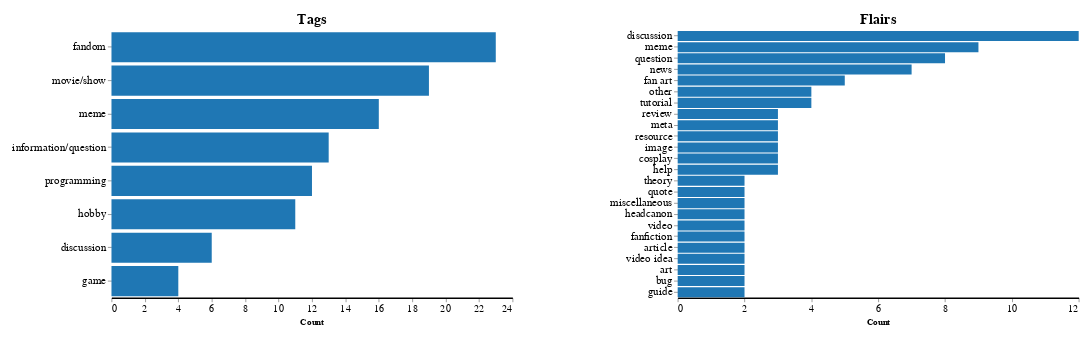

This figure's notebook cell:
### Markdown cell above
## Tags and Flairs

I will count and visualize the tags and flairs of the subreddits that I am subscribed to. It is worth to note that while tags have no missing data since they are annotated by hand, flairs have missing data since some of the subreddits do not have flairs or they have a poor flair system.

Also, I will not use flairs because they are inconsistent, missing, and usually unique to each subreddit. I will use tags instead.

### Code cell
subreddits_df = pd.read_csv("data/final_data/subscribed_subreddits.csv")

# Count the number of each tag from the tags column of the subreddits_df
tag_count_dict = subreddits_df["Tags"].map(lambda x: x.split(", ")).explode().value_counts().to_dict()
tag_count_df = pd.DataFrame({"Tag": list(tag_count_dict.keys()), "Count": list(tag_count_dict.values())})
tag_count_df["Tag"] = tag_count_df["Tag"].astype(dtype="category")
# Count the number of each flair from the flairs column of the subreddits_df
flair_count_dict = subreddits_df["Flairs"].map(lambda x: x.split(", ") if type(x) == str else None).explode().value_counts().to_dict()
flair_count_df = pd.DataFrame({"Flair": list(flair_count_dict.keys()), "Count": list(flair_count_dict.values())})
flair_count_df["Flair"] = flair_count_df["Flair"].astype(dtype="category")


# Create the chart for tags
tags_chart = alt.Chart(tag_count_df).mark_bar().encode(
    alt.X("Count:Q", axis=alt.Axis(tickCount=tag_count_df["Count"].max() // 2)),
    alt.Y("Tag:N", sort="-x", title=None),
    color=alt.value("#1f77b4"),
    tooltip=["Count:Q"],  # Show the count when hovering over the bar
).properties(
    # Set the size of the chart
    width=500,
    height=333.33,
    title = "Tags"
)
# Chart for all the flairs
flairs_chart_full = alt.Chart(flair_count_df).mark_bar().encode(
    alt.X("Flair:N", sort="-y"),
    alt.Y("Count:Q"),
    color=alt.value("#1f77b4"),
    tooltip=["Count:Q"],  # Show the count when hovering over the bar
).configure(
    padding={"left": 15, "right": 15, "top": 15, "bottom": 15},
    title={"fontSize": 18},
).configure_view(
    stroke=None,
).configure_axisX(
    labelFontSize=13,
    grid=False,  # Remove the grid
    domainWidth=2,  # Set the width of the axis line
    domainColor="#000"  # Set the color of the axis line
).configure_axisY(
    labelFontSize=14,
    titleFontSize=18,
    domain=False,  # Remove the axis line
)
flair_count_df = flair_count_df[flair_count_df["Count"] > 1]  # Drop flairs with less than 2 counts since it means they are unique for subreddit
# Create the chart for flairs
flairs_chart = alt.Chart(flair_count_df).mark_bar().encode(
    alt.X("Count:Q", axis=alt.Axis(tickCount=flair_count_df["Count"].max() // 2)),
    alt.Y("Flair:N", sort="-x", title=None),
    color=alt.value("#1f77b4"),
    tooltip=["Count:Q"],  # Show the count when hovering over the bar
).properties(
    # Set the size of the chart
    width=500,
    height=333.33,
    title = "Flairs"
)

# Combine the charts
chart = alt.hconcat(tags_chart, flairs_chart, spacing=120)
chart = chart.configure(
    padding={"left": 15, "right": 15, "top": 15, "bottom": 15},
    title={"fontSize": 18},
).configure_view(
    stroke=None,
).configure_axisX(
    labelFontSize=13,
    grid=False,  # Remove the grid
    domainWidth=2,  # Set the width of the axis line
    domainColor="#000"  # Set the color of the axis line
).configure_axisY(
    labelFontSize=14,
    titleFontSize=18,
    domain=False,  # Remove the axis line
)

chart

### Figure 1 — Vega-Lite specification as saved in the notebook (floating-point values rounded to 4 significant figures)
{"config": {"view": {"continuousWidth": 300, "continuousHeight": 300, "stroke": null}, "axisX": {"domainColor": "#000", "domainWidth": 2, "grid": false, "labelFontSize": 13}, "axisY": {"domain": false, "labelFontSize": 14, "titleFontSize": 18}, "padding": {"left": 15, "right": 15, "top": 15, "bottom": 15}, "title": {"fontSize": 18}}, "hconcat": [{"data": {"name": "data-75a2b4159e87f0596e8c46ce503a0b68"}, "mark": {"type": "bar"}, "encoding": {"color": {"value": "#1f77b4"}, "tooltip": [{"field": "Count", "type": "quantitative"}], "x": {"axis": {"tickCount": 11.0}, "field": "Count", "type": "quantitative"}, "y": {"field": "Tag", "sort": "-x", "title": null, "type": "nominal"}}, "height": 333.3, "title": "Tags", "width": 500}, {"data": {"name": "data-a67bd82e95f6058a71a3d3d1626de41f"}, "mark": {"type": "bar"}, "encoding": {"color": {"value": "#1f77b4"}, "tooltip": [{"field": "Count", "type": "quantitative"}], "x": {"axis": {"tickCount": 6.0}, "field": "Count", "type": "quantitative"}, "y": {"field": "Flair", "sort": "-x", "title": null, "type": "nominal"}}, "height": 333.3, "title": "Flairs", "width": 500}], "spacing": 120, "$schema": "https://vega.github.io/schema/vega-lite/v5.15.1.json", "datasets": {"data-75a2b4159e87f0596e8c46ce503a0b68": [{"Tag": "fandom", "Count": 23}, {"Tag": "movie/show", "Count": 19}, {"Tag": "meme", "Count": 16}, {"Tag": "information/question", "Count": 13}, {"Tag": "programming", "Count": 12}, {"Tag": "hobby", "Count": 11}, {"Tag": "discussion", "Count": 6}, {"Tag": "game", "Count": 4}], "data-a67bd82e95f6058a71a3d3d1626de41f": [{"Flair": "discussion", "Count": 12}, {"Flair": "meme", "Count": 9}, {"Flair": "question", "Count": 8}, {"Flair": "news", "Count": 7}, {"Flair": "fan art", "Count": 5}, {"Flair": "other", "Count": 4}, {"Flair": "tutorial", "Count": 4}, {"Flair": "review", "Count": 3}, {"Flair": "meta", "Count": 3}, {"Flair": "resource", "Count": 3}, {"Flair": "image", "Count": 3}, {"Flair": "cosplay", "Count": 3}, {"Flair": "help", "Count": 3}, {"Flair": "theory", "Count": 2}, {"Flair": "quote", "Count": 2}, {"Flair": "miscellaneous", "Count": 2}, {"Flair": "headcanon", "Count": 2}, {"Flair": "video", "Count": 2}, {"Flair": "fanfiction", "Count": 2}, {"Flair": "article", "Count": 2}, {"Flair": "video idea", "Count": 2}, {"Flair": "art", "Count": 2}, {"Flair": "bug", "Count": 2}, {"Flair": "guide", "Count": 2}]}}
